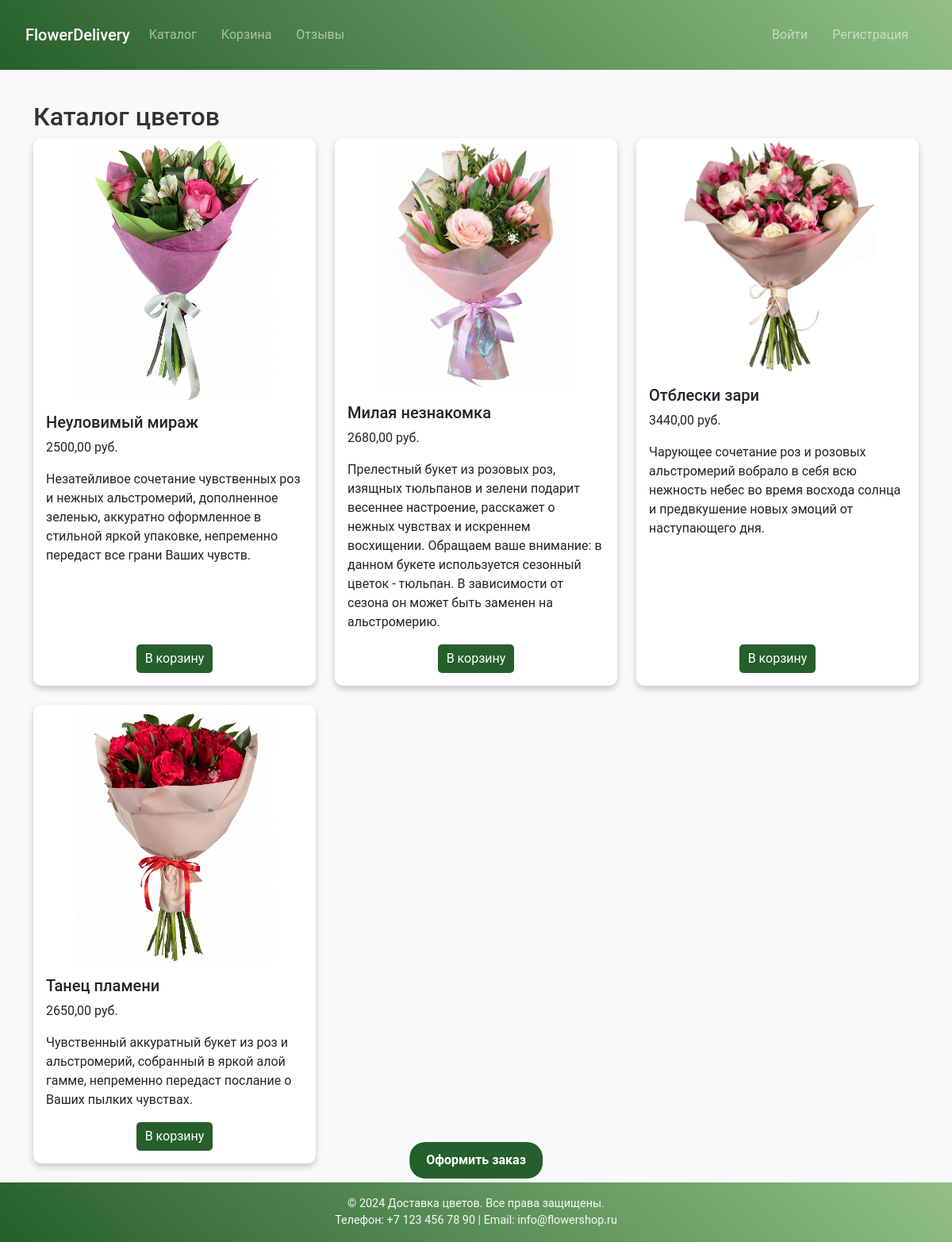
Page /orders/catalog/ on the committed database.
### orders_app/models.py (models this page shows, shortened)
class Flower(models.Model):
    name = models.CharField(max_length=100)
    price = models.DecimalField(max_digits=8, decimal_places=2)
    description = models.TextField(blank=True)
    image = models.ImageField(upload_to='flowers', blank=True, null=True)

### orders_app/views.py (the view)
def catalog(request):
    all_flowers = Flower.objects.all()
    cart = request.session.get('cart', {})
    if not cart:
        cart = {}
        request.session['cart'] = cart
    if request.method == 'POST':
        flower_id = request.POST.get('flower_id')
        if flower_id:
            cart[flower_id] = cart.get(flower_id, 0) + 1
            request.session['cart'] = cart
        return redirect('orders:catalog')
    flowers_with_qty = [
        {'flower': f, 'qty': cart.get(str(f.id), 0)} for f in all_flowers
    ]
    return render(request, 'orders_app/catalog.html', {'flowers': flowers_with_qty})

### orders_app/templates/orders_app/catalog.html (shortened to what this page needs)
{% extends 'main_app/base.html' %}
{% load static %}
{% block content %}
<h2>Каталог цветов</h2>
<div class="row row-cols-1 row-cols-md-3 g-4">
  {% for item in flowers %}
    <div class="col">
      <div class="card h-100 d-flex flex-column">
        {% if item.flower.image %}
          <div class="image-wrapper">
            <img
              src="{{ item.flower.image.url }}"
              class="card-img-top zoom-on-hover"
              alt="{{ item.flower.name }}"
            >
          </div>
        {% endif %}
        <div class="card-body d-flex flex-column">
          <h5 class="card-title">{{ item.flower.name }}</h5>
          <p class="card-text">{{ item.flower.price }} руб.</p>
          <p class="card-text">{{ item.flower.description }}</p>
          <div class="d-flex justify-content-center align-items-center gap-2 mt-auto">
            {% if item.qty == 0 %}
              <form method="post"
                    action="{% url 'orders:update_catalog_item_in_catalog' item.flower.id %}">
                <button type="submit" name="action" value="plus" class="btn btn-card">В корзину</button>
              </form>
            {% endif %}
          </div>
        </div>
      </div>
    </div>
  {% endfor %}
</div>
<div class="fixed-order-button">
  <a href="{% url 'orders:checkout' %}" class="btn btn-order">Оформить заказ</a>
</div>
{% endblock %}

### main_app/static/main_app/css/style.css (style rules this page uses)
body { font-family: 'Roboto', sans-serif; background-color: #f8f9fa; color: #333; display: flex; flex-direction: column; min-height: 100vh; margin: 0; }
.card { border: none; border-radius: 10px; box-shadow: 0px 4px 6px rgba(0, 0, 0, 0.1); transition: transform 0.3s ease, box-shadow 0.3s ease; }
.btn-card { background-color: #92c087; color: white; border-radius: 10px; padding: 5px 10px; transition: background-color 0.3s ease; }
.card { border: none; border-radius: 10px; box-shadow: 0px 4px 8px rgba(0, 0, 0, 0.2); transition: transform 0.3s ease, box-shadow 0.3s ease; height: 500px; display: flex; flex-direction: column; justify-content: space-between; }
.card img { border-radius: 10px 10px 0 0; object-fit: cover; max-height: 450px; max-width: 70%; }
.card-body .mt-auto { margin-top: auto; text-align: center; }
.image-wrapper { display: flex; justify-content: center; align-items: center; overflow: hidden; position: relative; }
.card-img-top { max-width: 100%; max-height: 100%; object-fit: contain; transition: transform 0.3s ease, z-index 0.3s ease; z-index: 1; }
.zoom-on-hover { transition: transform 0.3s ease; }
.btn-card { background-color: #265f2b; color: white; border-radius: 5px; padding: 5px 10px; transition: background-color 0.3s ease; }
.fixed-order-button { position: fixed; bottom: 80px; left: 50%; transform: translateX(-50%); z-index: 1000; }
.btn-order { background-color: #265f2b; color: white; padding: 10px 20px; border-radius: 20px; font-size: 16px; font-weight: bold; text-align: center; transition: background-color 0.3s ease; }

### rows in the picture
Flower: flower.image (picture), flower.name "Неуловимый мираж", flower.price "2500,00", flower.description "Незатейливое сочетание чувственных роз и нежных альстромерий, дополненное зеленью, аккуратно оформленное в стильной яркой упаковке, непременно передаст все грани Ваших чувств."
Flower: flower.image (picture), flower.name "Милая незнакомка", flower.price "2680,00", flower.description "Прелестный букет из розовых роз, изящных тюльпанов и зелени подарит весеннее настроение, расскажет о нежных чувствах и искреннем восхищении. Обращаем ваше внимание: в данном букете используется сезонный цветок - тюльпан. В зависимости от сезона он может быть заменен на альстромерию."
Flower: flower.image (picture), flower.name "Отблески зари", flower.price "3440,00", flower.description "Чарующее сочетание роз и розовых альстромерий вобрало в себя всю нежность небес во время восхода солнца и предвкушение новых эмоций от наступающего дня."
Flower: flower.image (picture), flower.name "Танец пламени", flower.price "2650,00", flower.description "Чувственный аккуратный букет из роз и альстромерий, собранный в яркой алой гамме, непременно передаст послание о Ваших пылких чувствах."
